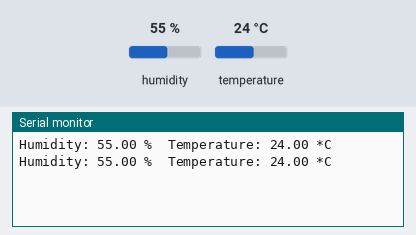
Simulated run of this sketch. Board: Arduino Uno, built with avr-gcc and run on an emulated ATmega328P. Parts: the last lines printed to the serial monitor. The inputs (shaded band) are chosen by the test bench; at power-on: humidity 55 %, temperature 24 °C.

Above: at 2.8 s.
2.9 s: humidity set to 22 %
At 4.6 s:
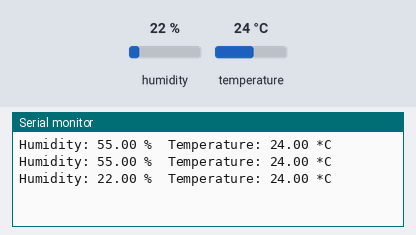
5.6 s: temperature set to 12 °C
At 7.0 s:
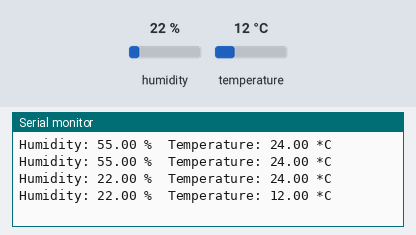
8.3 s: humidity set to 40 %
At 10.6 s:
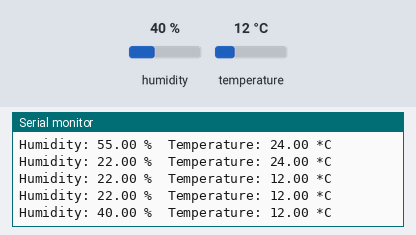
Timing chart, 0 to 12.1 s (numbered marks = the images above; inputs shaded):
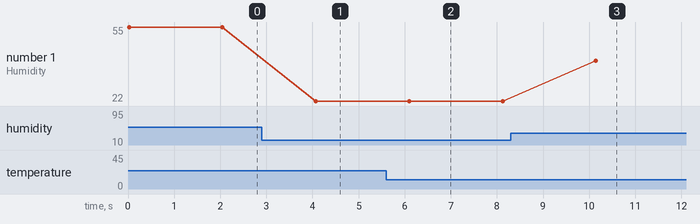

Measured:
- after the input at 2.9 s, the serial monitor: prints a new line after 1.2 s (image 1)
- after the input at 5.6 s, the serial monitor: prints a new line after 0.50 s (image 2)
- after the input at 8.3 s, the serial monitor: prints a new line after 1.8 s (image 3)
- plotted number 1: 55 → 22 after the input at 2.9 s, 22 → 40 after the input at 8.3 s

The sketch:

temps.ino
```cpp
#include <DHT.h>

#define DHTPIN 2
#define DHTTYPE DHT11

DHT dht(DHTPIN, DHTTYPE);

void setup() {
  Serial.begin(9600);
  dht.begin();
}

void loop() {
  float h = dht.readHumidity();
  float t = dht.readTemperature();

  if (isnan(h) || isnan(t)) {
    Serial.println("Failed to read from DHT sensor!");
  } else {
    Serial.print("Humidity: ");
    Serial.print(h);
    Serial.print(" %\t");
    Serial.print("Temperature: ");
    Serial.print(t);
    Serial.println(" *C ");
  }
  delay(2000);
}
```
